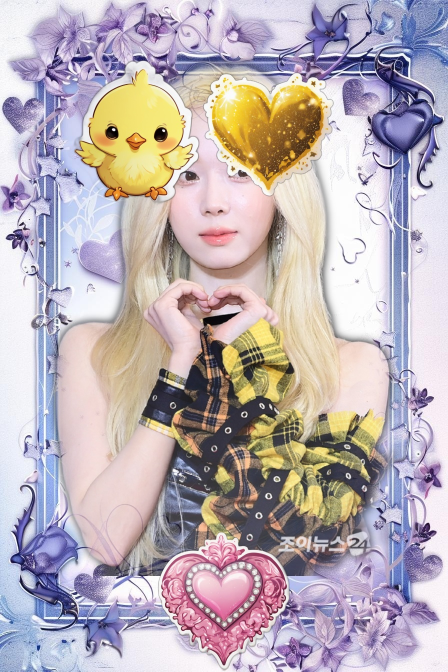
#> input picture final_images/0.jpeg, 896 x 1344 px, given in place of bottom_right.jpg, which was not available (shown at 1/2 size)
$ python image_processing.py
#> lines starting #> are read from the running program, lines starting #| are printed output that depends on the picture; pictures that were not available may be replaced by others from this repository, and a replacement may not be noted
import cv2
import numpy as np

# 두 이미지 파일을 읽어들입니다.
background = cv2.imread('/home/mjk0307/otaku/otaku/midjourney_api/output/A blue frame adorned with delicate, whimsi/bottom_right.jpg',cv2.IMREAD_UNCHANGED)
#> background is the input picture: shape (1344, 896, 3); mean B, G, R 181.4, 176, 187.5
overlay = cv2.imread('/home/mjk0307/otaku/otaku/background_removed/1.png', cv2.IMREAD_UNCHANGED)
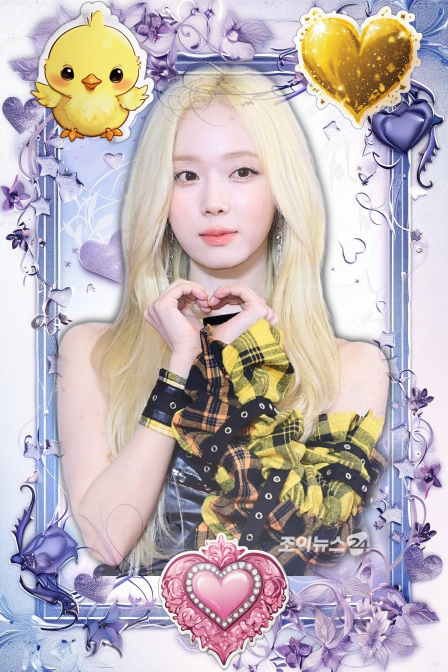
#> input picture final_images/1.jpeg, 896 x 1344 px, given in place of 1.png, which was not available (shown at 1/2 size)
#> overlay is the input picture: shape (1344, 896, 3); mean B, G, R 182.6, 179.7, 191.4

# 오버레이 이미지를 배경 이미지 위에 놓을 위치를 지정합니다.
x_offset = background.shape[1] // 2
#> x_offset = 448
y_offset = background.shape[0] // 7 * 6
#> y_offset = 1152
print(overlay.shape)
#| (1344, 896, 3)
print(background.shape)
#| (1344, 896, 3)
# 오버레이 이미지의 크기를 배경 이미지에 맞추거나 적절히 조정합니다.
new_width = int(background.shape[1] * 0.8)
#> new_width = 716
new_height = int(background.shape[0] * 0.8)
#> new_height = 1075

overlay_resized = cv2.resize(overlay, (new_width, new_height))
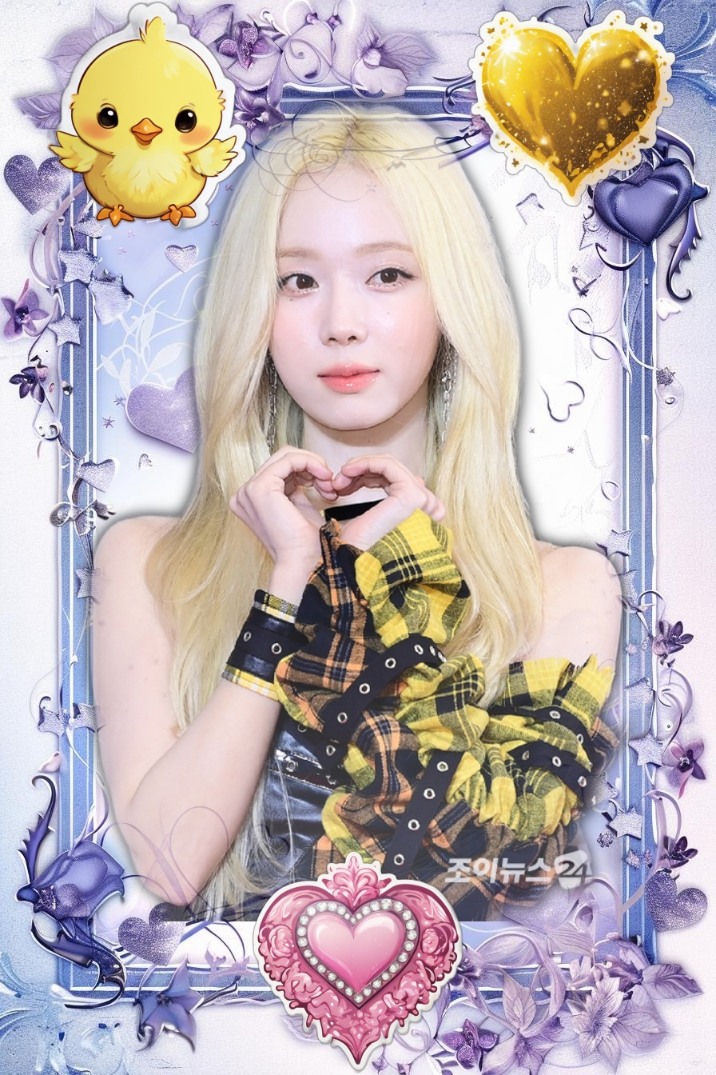
#> overlay_resized: shape (1075, 716, 3); mean B, G, R 182.5, 179.6, 191.3

# Create a mask with a gradient
gradient_strength = 0.3  # Increase gradient strength for less transparency
gradient = np.linspace(1 - gradient_strength, 1, new_height // 2)
#> gradient = 537 values from 0.7 to 1
alpha_gradient = np.concatenate((gradient, gradient[::-1], np.ones(new_height % 2)), axis=0)
alpha_gradient = np.tile(alpha_gradient[:, None], (1, new_width))

# Apply the gradient to the alpha channel
if overlay_resized.shape[2] == 4:
    alpha_channel = overlay_resized[:, :, 3].astype(float) / 255.0
    alpha_channel *= alpha_gradient
    overlay_resized[:, :, 3] = (alpha_channel * 255).astype(overlay_resized.dtype)
else:
    alpha_channel = (255 * alpha_gradient).astype(overlay_resized.dtype)
    overlay_resized = np.dstack((overlay_resized, alpha_channel))
#> overlay_resized: shape (1075, 716, 4)

# Apply Gaussian blur to the alpha channel for smoother transition
alpha_channel_blurred = cv2.GaussianBlur(overlay_resized[:, :, 3], (51, 51), 0)
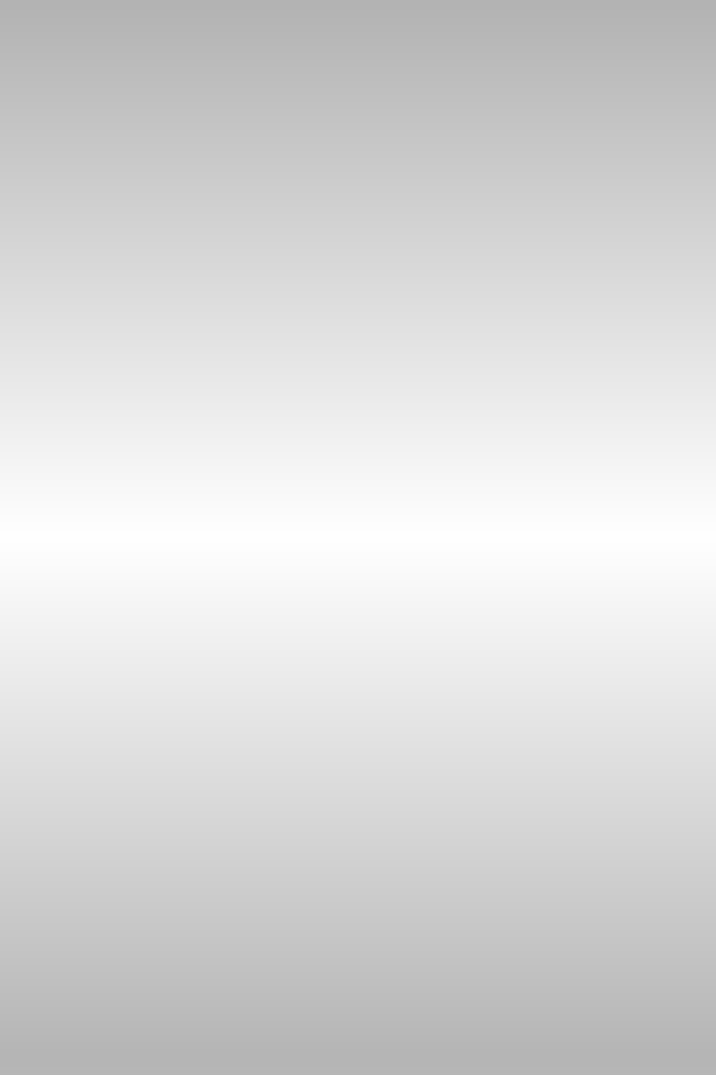
#> alpha_channel_blurred: shape (1075, 716); min 179, max 254, mean 216.3
overlay_resized[:, :, 3] = alpha_channel_blurred
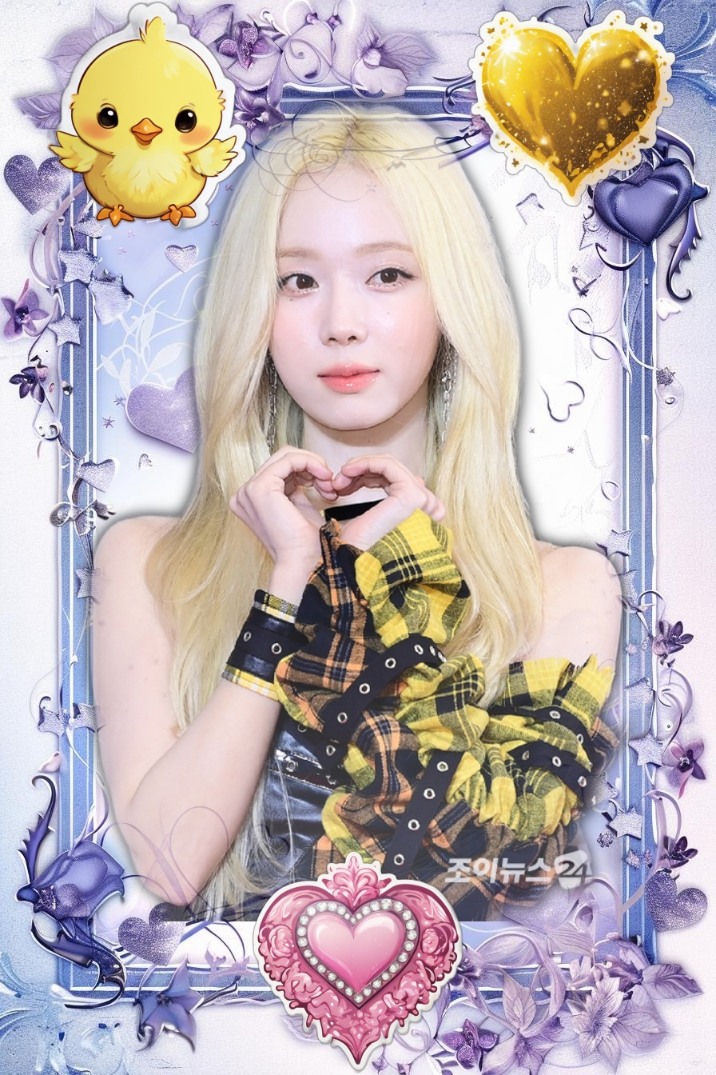
#> overlay_resized: shape (1075, 716, 4); mean B, G, R, A 182.5, 179.6, 191.3, 216.3

# Determine the region to overlay
y1, y2 = y_offset - overlay_resized.shape[0], y_offset
#> y1 = 77; y2 = 1152
x1, x2 = x_offset - overlay_resized.shape[1] // 2, x_offset + overlay_resized.shape[1] // 2
#> x1 = 90; x2 = 806

# Extract the alpha channel
alpha_s = overlay_resized[:, :, 3] / 255.0
alpha_l = 1.0 - alpha_s
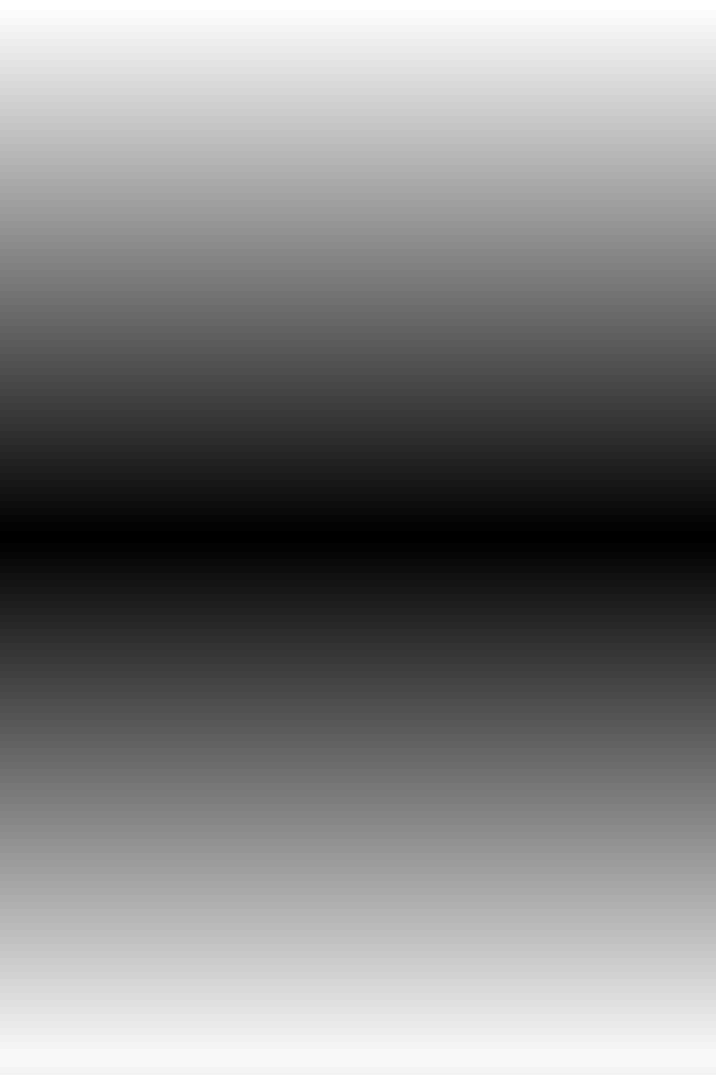
#> alpha_l: shape (1075, 716) float64; min 0.00392, max 0.298, mean 0.152; drawn with min black and max white

# Blend the overlay with the background
for c in range(0, 3):
    background[y1:y2, x1:x2, c] = (alpha_s * overlay_resized[:, :, c] +
                                   alpha_l * background[y1:y2, x1:x2, c])
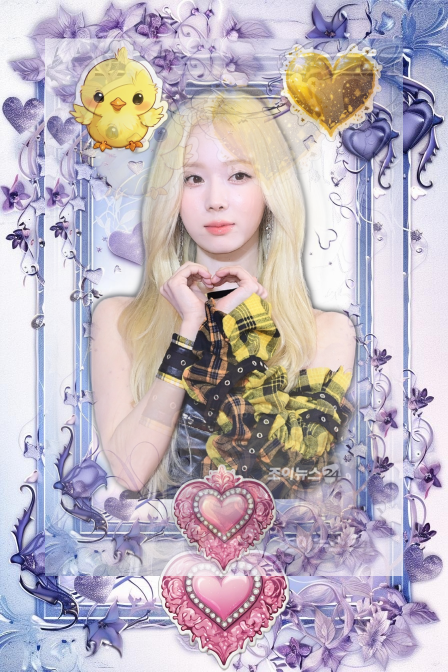
#> background: shape (1344, 896, 3) (shown at 1/2 size); mean B, G, R 189.8, 179.3, 189.7

# Save or display the result
# background = cv2.resize(background, (int(background.shape[1]//(2**0.9)), int(background.shape[0]//(2**0.9))))
cv2.imwrite('result5.jpeg', background)
cv2.imshow('result', background)
cv2.waitKey(0)
cv2.destroyAllWindows()

# [21 lines of commented-out code are left out]
